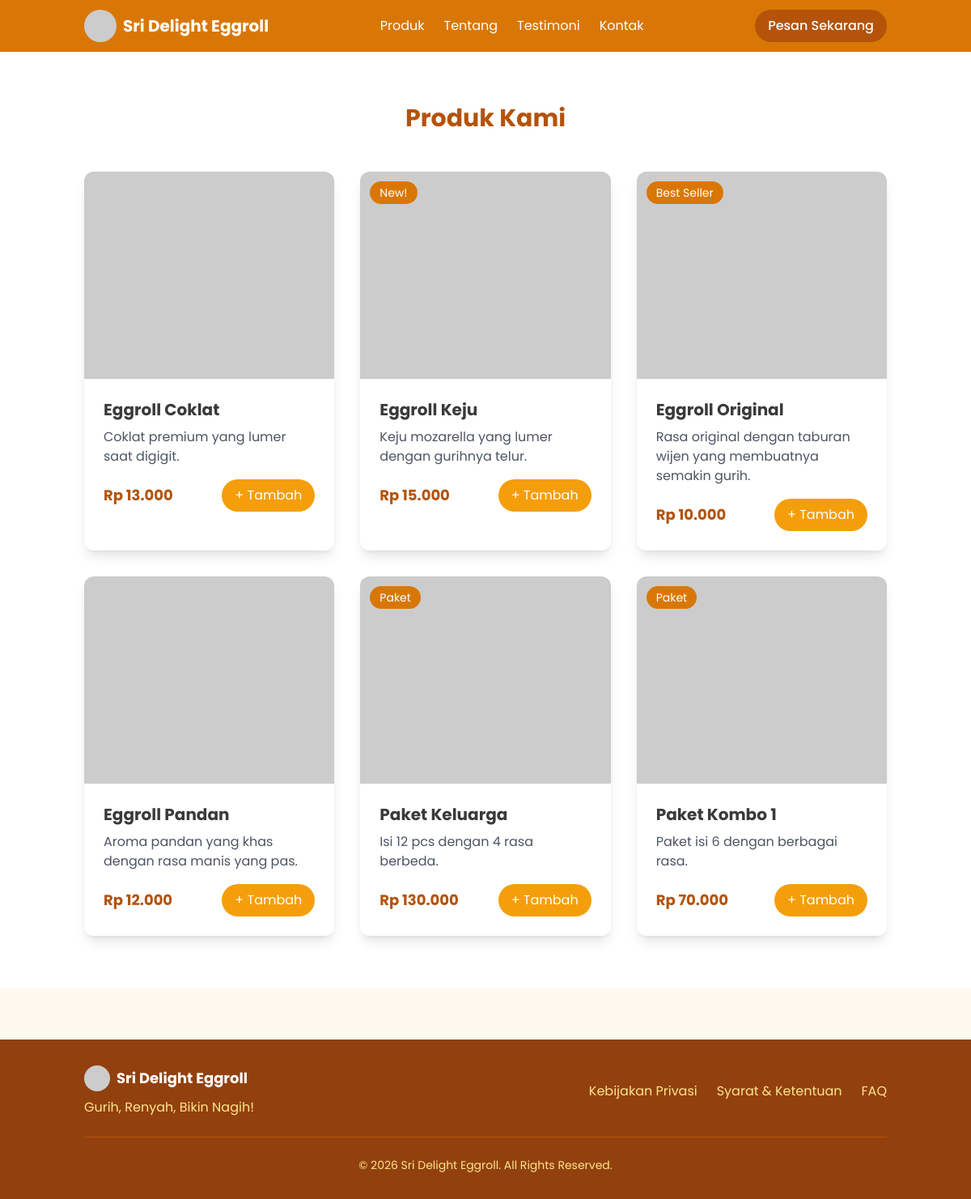
/produk.php, run on the app's committed database.
### tables this page shows
CREATE TABLE IF NOT EXISTS products (
    id INT AUTO_INCREMENT PRIMARY KEY,
    name VARCHAR(100) NOT NULL,
    slug VARCHAR(120) NOT NULL UNIQUE,
    description TEXT,
    price INT NOT NULL DEFAULT 0,
    label VARCHAR(20) DEFAULT NULL,
    image_url VARCHAR(255) DEFAULT NULL,
    created_at TIMESTAMP DEFAULT CURRENT_TIMESTAMP
);

### partials/functions.php (called while the page is built)
<?php
function rupiah($angka) {
    return "Rp " . number_format($angka, 0, ",", ".");
}
function e($str) {
    return htmlspecialchars($str, ENT_QUOTES, 'UTF-8');
}
?>

### produk.php (the view)
<?php
require_once __DIR__ . '/partials/config.php';
require_once __DIR__ . '/partials/functions.php';
include __DIR__ . '/partials/header.php';
?>
<section id="produk" class="py-16 bg-white">
    <div class="container mx-auto px-4">
        <h2 class="text-3xl font-bold text-center mb-12 text-amber-700">Produk Kami</h2>
        <div class="grid grid-cols-1 md:grid-cols-2 lg:grid-cols-3 gap-8">
<?php
$products = $conn->query("SELECT * FROM products ORDER BY name ASC");
if ($products && $products->num_rows > 0):
    while ($p = $products->fetch_assoc()):
?>
            <div class="product-card bg-white rounded-xl shadow-lg overflow-hidden transition duration-300">
                <div class="product-image relative">
                    <img src="<?php echo e($p['image_url'] ?: 'https://via.placeholder.com/600x400?text=Eggroll'); ?>" alt="<?php echo e($p['name']); ?>" class="w-full h-64 object-cover">
                    <?php if(!empty($p['label'])): ?>
                        <div class="absolute top-3 left-3 bg-amber-600 text-white px-3 py-1 rounded-full text-sm"><?php echo e($p['label']); ?></div>
                    <?php endif; ?>
                </div>
                <div class="p-6">
                    <h3 class="text-xl font-bold mb-2"><?php echo e($p['name']); ?></h3>
                    <p class="text-gray-600 mb-4"><?php echo e($p['description']); ?></p>
                    <div class="flex justify-between items-center">
                        <span class="text-amber-700 font-bold text-lg"><?php echo rupiah($p['price']); ?></span>
                        <a href="pesan.php?add=<?php echo $p['id']; ?>" class="bg-amber-500 hover:bg-amber-600 text-white px-4 py-2 rounded-full transition">+ Tambah</a>
                    </div>
                </div>
            </div>
<?php
    endwhile;
else:
    echo '<p class="text-center col-span-3">Belum ada produk.</p>';
endif;
?>
        </div>
    </div>
</section>
<?php include __DIR__ . '/partials/footer.php'; ?>

### partials/header.php (shortened to what this page needs)
<!DOCTYPE html>
<html lang="id">
<head>
    <script src="https://cdn.tailwindcss.com"></script>
    <link rel="stylesheet" href="https://cdnjs.cloudflare.com/ajax/libs/font-awesome/6.4.0/css/all.min.css">
    <link rel="stylesheet" href="assets/css/style.css">
    <link rel="stylesheet" href="assets/css/pesan.css">
</head>
<body class="bg-[#fff9f0] text-[#3a3a3a]">
    <nav class="bg-amber-600 text-white shadow-lg">
        <div class="container mx-auto px-4 py-3 flex justify-between items-center">
            <div class="flex items-center space-x-2">
                <img src="assets/img/NEW LOGO.png" alt="Sri Delight Eggroll" class="h-10 rounded-full" onerror="this.src='https://via.placeholder.com/40x40?text=EB'">
                <a href="beranda.php" class="text-xl font-bold">Sri Delight Eggroll</a>
            </div>
            <div class="hidden md:flex space-x-6">
                <a href="produk.php" class="hover:text-amber-200 transition">Produk</a>
                <a href="tentang.php" class="hover:text-amber-200 transition">Tentang</a>
                <a href="testimoni.php" class="hover:text-amber-200 transition">Testimoni</a>
                <a href="kontak.php" class="hover:text-amber-200 transition">Kontak</a>
            </div>
            <div class="flex items-center space-x-4">
                <a href="pesan.php" class="bg-amber-700 hover:bg-amber-800 px-4 py-2 rounded-full font-medium transition">Pesan Sekarang</a>
            </div>
        </div>
    </nav>

### partials/footer.php
<?php
$year = date('Y');
?>
    <footer class="bg-amber-800 text-white py-8 mt-16">
        <div class="container mx-auto px-4">
            <div class="flex flex-col md:flex-row justify-between items-center">
                <div class="mb-4 md:mb-0">
                    <div class="flex items-center space-x-2">
                        <img src="assets/img/NEW LOGO.png" alt="Logo Sri Delight Eggroll" class="h-8 rounded-full" onerror="this.src='https://via.placeholder.com/32x32?text=EB'">
                        <span class="text-lg font-bold">Sri Delight Eggroll</span>
                    </div>
                    <p class="mt-2 text-amber-200">Gurih, Renyah, Bikin Nagih!</p>
                </div>
                <div class="flex space-x-6">
                    <a href="#" class="text-amber-200 hover:text-white transition">Kebijakan Privasi</a>
                    <a href="#" class="text-amber-200 hover:text-white transition">Syarat & Ketentuan</a>
                    <a href="#" class="text-amber-200 hover:text-white transition">FAQ</a>
                </div>
            </div>
            <hr class="border-amber-700 my-6">
            <div class="text-center text-sm text-amber-200">
                <p>© <?php echo $year; ?> Sri Delight Eggroll. All Rights Reserved.</p>
            </div>
        </div>
    </footer>
</body>
</html>

### assets/css/style.css (style rules this page uses)
body { font-family: 'Poppins', sans-serif; }

### assets/css/pesan.css (style rules this page uses)
.container { max-width: 1200px; margin: 0 auto; padding: 0 16px; }

### data on the page
products: name "Eggroll Coklat", description "Coklat premium yang lumer saat digigit.", price "Rp 13.000"
products: label "New!", name "Eggroll Keju", description "Keju mozarella yang lumer dengan gurihnya telur.", price "Rp 15.000"
products: label "Best Seller", name "Eggroll Original", description "Rasa original dengan taburan wijen yang membuatnya semakin gurih.", price "Rp 10.000"
products: name "Eggroll Pandan", description "Aroma pandan yang khas dengan rasa manis yang pas.", price "Rp 12.000"
products: label "Paket", name "Paket Keluarga", description "Isi 12 pcs dengan 4 rasa berbeda.", price "Rp 130.000"
products: label "Paket", name "Paket Kombo 1", description "Paket isi 6 dengan berbagai rasa.", price "Rp 70.000"
